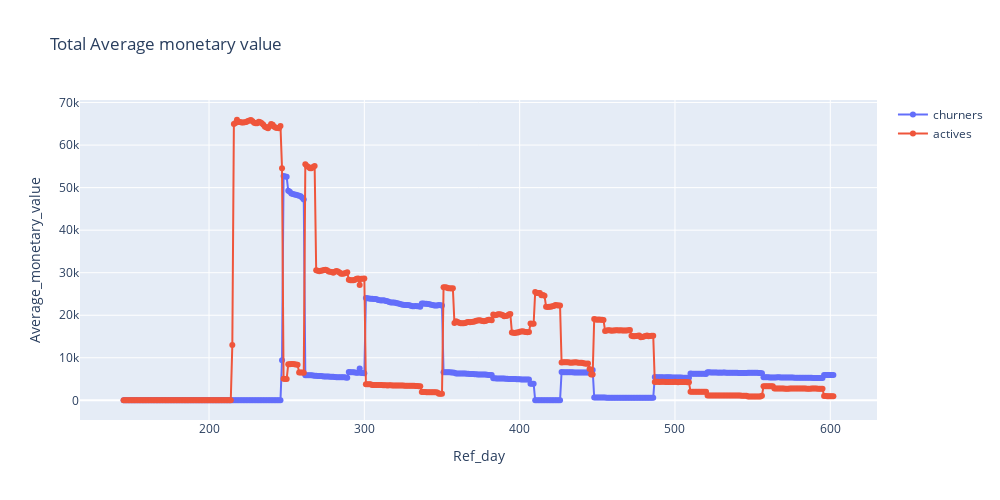

The notebook cell saved with this chart:
### Code cell
#plot a line graph of above query
fig=go.Figure()
fig.add_traces(
    [
        go.Scatter(x=average_mv.ref_day,y=average_mv.avg_mv_of_churners,mode='lines+markers',name='churners'),
        go.Scatter(x=average_mv.ref_day,y=average_mv.avg_mv_of_actives,mode='lines+markers',name='actives')
    ]
)
fig.update_layout(
    width=1000,
    height=500,
    xaxis_title='Ref_day',
    yaxis_title='Average_monetary_value',
    title='Total Average monetary value'
)
fig.show()

### Figure 1 — Plotly figure (JSON) as saved in the notebook; plotly's stock layout.template omitted (floating-point values rounded to 4 significant figures; data arrays with more than 128 entries replaced by an {"elided": "..."} marker saying what was removed)
{"data": [{"mode": "lines+markers", "name": "churners", "type": "scatter", "x": {"elided": "458 int values"}, "y": {"elided": "458 float values"}}, {"mode": "lines+markers", "name": "actives", "type": "scatter", "x": {"elided": "458 int values"}, "y": {"elided": "458 float values"}}], "layout": {"height": 500, "title": {"text": "Total Average monetary value"}, "width": 1000, "xaxis": {"title": {"text": "Ref_day"}}, "yaxis": {"title": {"text": "Average_monetary_value"}}}}
